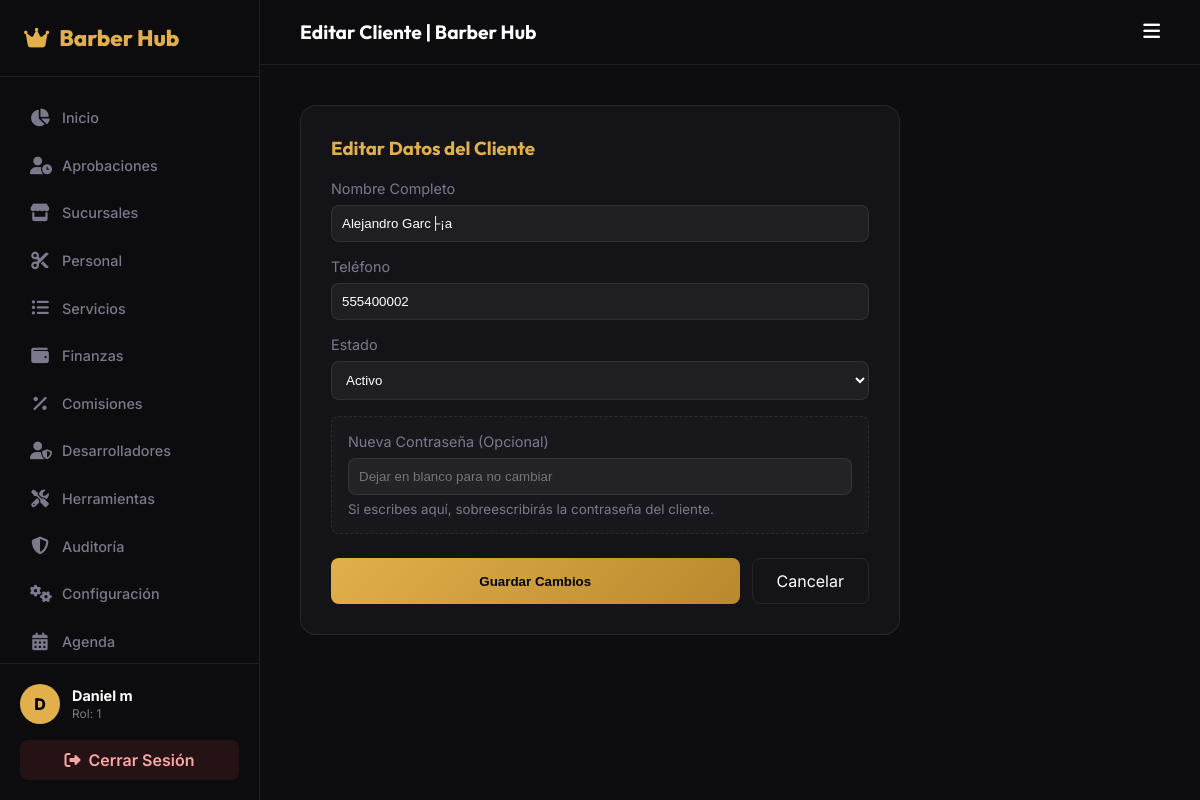
The app's page /public/dashboard/editar_cliente/2 (signed in) with its own data.
### tables this page shows
CREATE TABLE `clientes` (
  `id` int(11) NOT NULL AUTO_INCREMENT,
  `usuario_id` int(11) NOT NULL,
  `barberia_id` int(11) DEFAULT NULL,
  `puntos_acumulados` int(11) DEFAULT 0,
  `nivel` enum('Bronce','Plata','Oro','Diamante','Leyenda') DEFAULT 'Bronce',
  `qr_unico` varchar(100) DEFAULT NULL,
  PRIMARY KEY (`id`),
  UNIQUE KEY `usuario_id` (`usuario_id`),
  UNIQUE KEY `qr_unico` (`qr_unico`),
  KEY `barberia_id` (`barberia_id`),
  CONSTRAINT `clientes_ibfk_1` FOREIGN KEY (`usuario_id`) REFERENCES `usuarios` (`id`) ON DELETE CASCADE,
  CONSTRAINT `clientes_ibfk_2` FOREIGN KEY (`barberia_id`) REFERENCES `barberias` (`id`) ON DELETE CASCADE
);

CREATE TABLE `usuarios` (
  `id` int(11) NOT NULL AUTO_INCREMENT,
  `rol_id` int(11) NOT NULL,
  `barberia_id` int(11) DEFAULT NULL,
  `nombre` varchar(100) NOT NULL,
  `correo` varchar(100) NOT NULL,
  `password` varchar(255) NOT NULL,
  `telefono` varchar(20) DEFAULT NULL,
  `fotografia` varchar(255) DEFAULT NULL,
  `estado` enum('Pendiente','Activo','Inactivo','Suspendido') DEFAULT 'Activo',
  `fecha_registro` timestamp NOT NULL DEFAULT current_timestamp(),
  PRIMARY KEY (`id`),
  UNIQUE KEY `correo` (`correo`),
  KEY `rol_id` (`rol_id`),
  KEY `barberia_id` (`barberia_id`),
  CONSTRAINT `usuarios_ibfk_1` FOREIGN KEY (`rol_id`) REFERENCES `roles` (`id`),
  CONSTRAINT `usuarios_ibfk_2` FOREIGN KEY (`barberia_id`) REFERENCES `barberias` (`id`) ON DELETE CASCADE
);

### app/controllers/DashboardController.php (called while the page is built, shortened)
<?php
class DashboardController extends Controller {
    public function editar_cliente($id = null) {
        $userModel = $this->model('User');
        $sql = "SELECT c.*, u.id as u_id, u.nombre, u.correo, u.telefono, u.estado
                FROM clientes c
                JOIN usuarios u ON c.usuario_id = u.id
                WHERE c.id = :id";
        $stmt = $userModel->query($sql, [':id' => $id]);
        $cliente = $stmt->fetch();
        $data = [
            'titulo' => 'Editar Cliente | Barber Hub',
            'seccion' => 'clientes',
            'cliente' => $cliente,
            'vista_hija' => '../app/views/dashboard/clientes/form.php'
        ];
        $this->view('dashboard/layout', $data);
    }
}

### config/database.php (called while the page is built)
<?php
return [
    'host'     => '127.0.0.1',
    'port'     => '3306',
    'database' => 'barber_hub',
    'username' => 'root',
    'password' => '',
    'charset'  => 'utf8mb4',
];

### app/models/Model.php (called while the page is built)
<?php
class Model {
    protected $db;
    public function __construct() {
        $config = require __DIR__ . '/../../config/database.php';
        $dsn = "mysql:host={$config['host']};port={$config['port']};dbname={$config['database']};charset={$config['charset']}";
        $options = [
            PDO::ATTR_ERRMODE            => PDO::ERRMODE_EXCEPTION,
            PDO::ATTR_DEFAULT_FETCH_MODE => PDO::FETCH_ASSOC,
            PDO::ATTR_EMULATE_PREPARES   => false,
        ];
        try {
            $this->db = new PDO($dsn, $config['username'], $config['password'], $options);
        } catch (PDOException $e) {
            die("Error de conexión a la Base de Datos: " . $e->getMessage());
        }
    }
    public function query($sql, $params = []) {
        $stmt = $this->db->prepare($sql);
        $stmt->execute($params);
        return $stmt;
    }
}

### app/views/dashboard/clientes/form.php (the view, shortened to what this page needs)
<div style="max-width: 600px; background:var(--card); border:1px solid var(--border); border-radius:16px; padding:30px;">
    <h3 style="color:var(--gold); margin-bottom:20px;">Editar Datos del Cliente</h3>
    <form method="POST">
        <div style="margin-bottom:16px;">
            <label style="display:block; margin-bottom:8px; color:var(--muted); font-size:0.9rem;">Nombre Completo</label>
            <input type="text" name="nombre" value="<?= htmlspecialchars($cliente['nombre']) ?>" required style="width:100%; padding:10px; background:rgba(255,255,255,0.05); border:1px solid var(--border); border-radius:8px; color:#fff;">
        </div>
        <div style="margin-bottom:16px;">
            <label style="display:block; margin-bottom:8px; color:var(--muted); font-size:0.9rem;">Teléfono</label>
            <input type="text" name="telefono" value="<?= htmlspecialchars($cliente['telefono']) ?>" required style="width:100%; padding:10px; background:rgba(255,255,255,0.05); border:1px solid var(--border); border-radius:8px; color:#fff;">
        </div>
        <div style="margin-bottom:16px;">
            <label style="display:block; margin-bottom:8px; color:var(--muted); font-size:0.9rem;">Estado</label>
            <select name="estado" style="width:100%; padding:10px; background:rgba(255,255,255,0.05); border:1px solid var(--border); border-radius:8px; color:#fff;">
                <option value="Activo" <?= $cliente['estado']=='Activo'?'selected':'' ?>>Activo</option>
            </select>
        </div>
        <div style="margin-bottom:24px; padding:16px; border:1px dashed var(--border); border-radius:8px; background:rgba(255,255,255,0.02);">
            <label style="display:block; margin-bottom:8px; color:var(--muted); font-size:0.9rem;">Nueva Contraseña (Opcional)</label>
            <input type="password" name="password" placeholder="Dejar en blanco para no cambiar" style="width:100%; padding:10px; background:rgba(255,255,255,0.05); border:1px solid var(--border); border-radius:8px; color:#fff;">
            <small style="color:var(--muted); display:block; margin-top:6px;">Si escribes aquí, sobreescribirás la contraseña del cliente.</small>
        </div>
        <div style="display:flex; gap:12px;">
            <button type="submit" style="flex:1; padding:12px; border-radius:8px; background:linear-gradient(135deg,var(--gold),#b8892d); color:#000; font-weight:700; border:none; cursor:pointer;">Guardar Cambios</button>
            <a href="<?= BASE_URL ?>/dashboard/clientes" style="padding:12px 24px; border-radius:8px; border:1px solid var(--border); color:#fff; text-decoration:none; text-align:center;">Cancelar</a>
        </div>
    </form>
</div>

### app/views/dashboard/layout.php (style rules this page uses)
*, *::before, *::after { box-sizing:border-box; margin:0; padding:0; }
:root { --gold:#E2B04A; --dark:#0D0D0F; --card:#141418; --border:rgba(255,255,255,0.08); --white:#fff; --muted:#7A7A8C; --sidebar:260px; }
body { font-family:'Inter',sans-serif; background:var(--dark); color:var(--white); min-height:100vh; display:flex; }
h1,h2,h3 { font-family:'Outfit',sans-serif; }

### records on screen
clientes: nombre "Alejandro Garc├¡a", telefono "555400002"
usuarios: estado "Activo"

### other values on screen
substr($_SESSION['nombre'], 0, 1) "D"
$_SESSION['nombre'] "Daniel m"
$_SESSION['rol_id'] "1"
$titulo "Editar Cliente | Barber Hub"
